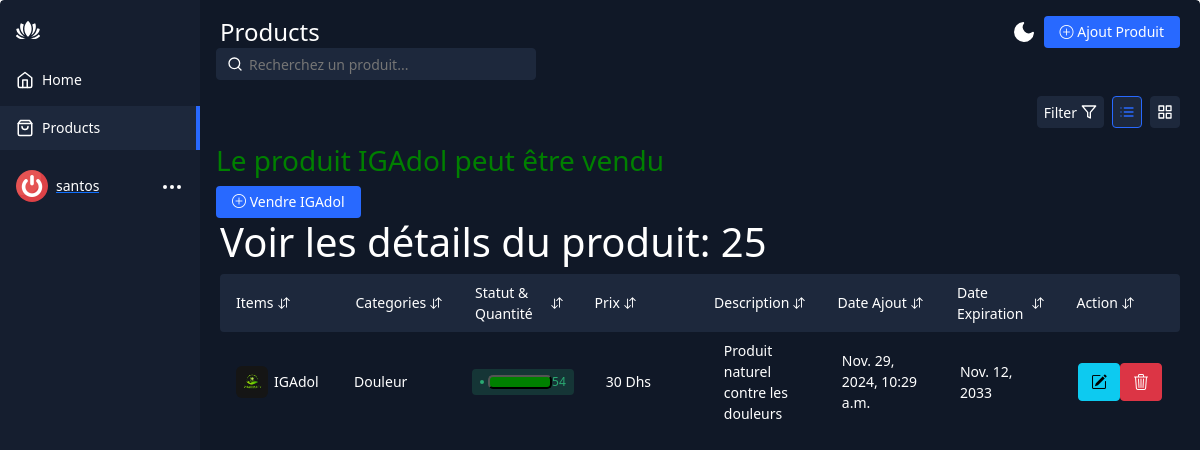
The app's page /detail/25/ (signed in) with its own data.
### Produits/models.py (models this page shows, shortened)
class Produits(models.Model):
    name = models.CharField(max_length= 100 )
    category= models.ForeignKey(Categories, on_delete=models.CASCADE)
    price = models.IntegerField()
    quantite= models.PositiveBigIntegerField(default=0)
    description= models.TextField()
    date_ajout= models.DateTimeField(auto_now_add=True)
    date_expiration= models.DateField()
    image= models.ImageField(null=True, blank=True,upload_to='media/')
    class Meta:
        ordering= ['-date_ajout']
    def statut_quantite(self):
        if self.quantite == 0:
            return 'red'
        elif self.quantite <= 10:
            return 'orange'
        else:
            return 'green'

class Categories(models.Model):
    name= models.CharField(max_length=250)
    def __str__(self):
        return self.name

### Produits/views.py (the view)
# urls.py: path('detail/<int:pk>/',edit.as_view(),name='detail'),
class edit(LoginRequiredMixin,DetailView):
    model= Produits
    template_name= 'detail.html'
    context_object_name= 'n'

### Produits/templates/detail.html (shortened to what this page needs)
{% load static %}
<!DOCTYPE html>
<html lang="en" >
<head>
     <link rel="stylesheet" href="https://cdnjs.cloudflare.com/ajax/libs/normalize/5.0.0/normalize.min.css">
  <link rel="stylesheet" href="{% static 'font/bootstrap-icons.css' %}">
  <link rel="stylesheet" href="{% static 'style.css' %}">
  <link rel="stylesheet" href="{% static 'bootstrap.min.css' %}">
</head>
<body>
    <div class="app-container">
        {% include "zone_gauche.html" %}
        <div class="app-content">
            {% include "header.html" %}
            {% include "header2.html" %}
            {% if n.quantite == 0 %}
                <h3 style="color: red;"> Le produit {{n.name}} n'est pas disponible</h3>
                <a href="{% url 'ajout' %}">
                  <button class="app-content-headerButton"><i class="bi bi-plus-circle"></i> Ajout {{n.name}}</button>
              </a>
              {% elif n.quantite <= 5 %}
              <h3 style="color: yellow;"> Le stock du produit {{n.name}} est bas</h3>
                <a href="{% url 'ajoutvente' n.id %}">
                  <button class="app-content-headerButton"><i class="bi bi-plus-circle"></i> Vendre {{n.name}}</button>
                </a>
              {% else %}
              <h3 style="color: green;"> Le produit {{n.name}} peut être vendu </h3>
                <a href="{% url 'ajoutvente' n.id %}">
                  <button class="app-content-headerButton"><i class="bi bi-plus-circle"></i> Vendre {{n.name}}</button>
                </a>
             {% endif %}
            <div class="products-area-wrapper tableView">
                <h1 style="color:white">Voir les détails du produit: {{n.id}}</h1>
                <div class="products-header">
                  <div class="product-cell image">
                    Items
                    <button class="sort-button">
                    </button>
                  </div>
                  <div class="product-cell category">Categories<button class="sort-button">
                    </button></div>
                  <div class="product-cell status-cell">Statut & Quantité<button class="sort-button">
                    </button></div>
                  <div class="product-cell sales">Prix<button class="sort-button">
                    </button></div>
                    <div class="product-cell stock">Description<button class="sort-button">
                    </button></div>
                  <div class="product-cell stock">Date Ajout<button class="sort-button">
                    </button></div>
                  <div class="product-cell price">Date Expiration<button class="sort-button">
                    </button></div>
                  <div class="product-cell price">Action<button class="sort-button">
                    </button></div>
                </div>
                <div class="products-row" id="produit-{{ n.id }}">
                    <div class="product-cell image">
                      <img src="{% static 'pharma2.jpg' %}"
                      <span>{{n.name}}</span>
                    </div>
                  <div class="product-cell category"><span class="cell-label">Categorie</span>{{n.category}}</div>
                  <div class="product-cell status-cell">
                    <span class="status active"><button class="button {{n.statut_quantite}}"></button> {{n.quantite}}</span>
                  </div>
                  <div class="product-cell sales"><span class="cell-label">Prix:</span>{{n.price}} Dhs</div>
                  <div class="product-cell stock"><span class="cell-label">Description:</span>{{n.description}}</div>
                  <div class="product-cell price"><span class="cell-label">Date Ajout:</span>{{n.date_ajout}}</div>
                  <div class="product-cell price"><span class="cell-label">Date Expiration:</span>{{n.date_expiration}}</div>
                  <div class="product-cell price"><span class="cell-label">Action:</span>
                    <a href="{% url 'modifier' n.id %}" class="btn btn-info"><i class="bi bi-pencil-square"></i></a>
                    <a  class="btn btn-danger"><i class="bi bi-trash3 delete-button"  data-id="{{ n.id }}"></i></a>
                  </div>
                </div>
            </div>
        </div>
    </div>
</body>
</html>

### Produits/templates/zone_gauche.html (shortened to what this page needs)
{% load static %}
<div class="app-container">
    <div class="sidebar">
        <div class="sidebar-header">
          <div class="app-icon">
          </div>
        </div>
        <ul class="sidebar-list">
          <li class="sidebar-list-item">
            <a href="{% url 'acc' %}">
              <svg xmlns="http://www.w3.org/2000/svg" width="18" height="18" viewBox="0 0 24 24" fill="none" stroke="currentColor" stroke-width="2" stroke-linecap="round" stroke-linejoin="round" class="feather feather-home"><path d="M3 9l9-7 9 7v11a2 2 0 0 1-2 2H5a2 2 0 0 1-2-2z"/><polyline points="9 22 9 12 15 12 15 22"/></svg>
              <span>Home</span>
            </a>
          </li>
          <li class="sidebar-list-item active">
            <a href="{% url 'home' %}">
              <span>Products</span>
            </a>
          </li>
        <div class="account-info">
          <div class="account-info-picture">
          {% if user.is_authenticated  %}
              <a href="{% url 'deconnection' %}">
                <img src="{% static 'power.png' %}" alt="Account">
          </div>
          <div class="account-info-name">{{ request.user }}</div>
          {% endif %}
          <button class="account-info-more">
            <svg xmlns="http://www.w3.org/2000/svg" width="24" height="24" viewBox="0 0 24 24" fill="none" stroke="currentColor" stroke-width="2" stroke-linecap="round" stroke-linejoin="round" class="feather feather-more-horizontal"><circle cx="12" cy="12" r="1"/><circle cx="19" cy="12" r="1"/><circle cx="5" cy="12" r="1"/></svg>
          </button>
        </div>
    </div>

### Produits/static/style.css (style rules this page uses)
* { box-sizing: border-box; }
:root { --app-bg: #101827; --sidebar: rgba(21, 30, 47,1); --sidebar-main-color: #fff; --table-border: #1a2131; --table-header: #1a2131; --app-content-main-color: #fff; --sidebar-link: #fff; --sidebar-active-link: #1d283c; --sidebar-hover-link: #1a2539; --action-color: #2869ff; --action-color-hover: #6291fd; --app-content-secondary-color: #1d283c; --filter-reset: #2c394f; --filter-shadow: rgba(16, 24, 39, 0.8) 0px 6px 12px -2px, rgba(0, 0, 0, 0.3) 0px 3px 7px -3px; }
body, html { margin: 0; padding: 0; height: 100%; width: 100%; }
body { overflow: hidden; font-family: "Poppins", sans-serif; background-color: var(--app-bg); -webkit-font-smoothing: antialiased; -moz-osx-font-smoothing: grayscale; }
.app-container { border-radius: 4px; width: 100%; height: 100%; max-height: 100%; max-width: 1280px; display: flex; overflow: hidden; box-shadow: rgba(99, 99, 99, 0.2) 0px 2px 8px 0px; max-width: 2000px; margin: 0 auto; }
.sidebar { flex-basis: 200px; max-width: 200px; flex-shrink: 0; background-color: var(--sidebar); display: flex; flex-direction: column; }
.sidebar-header { display: flex; align-items: center; justify-content: space-between; padding: 16px; }
.sidebar-list { list-style-type: none; padding: 0; }
.sidebar-list-item { position: relative; margin-bottom: 4px; }
.sidebar-list-item a { display: flex; align-items: center; width: 100%; padding: 10px 16px; color: var(--sidebar-link); text-decoration: none; font-size: 14px; line-height: 24px; }
.sidebar-list-item svg { margin-right: 8px; }
.sidebar-list-item.active { background-color: var(--sidebar-active-link); }
.sidebar-list-item.active:before { content: ""; position: absolute; right: 0; background-color: var(--action-color); height: 100%; width: 4px; }
.account-info { display: flex; align-items: center; padding: 16px; margin-top: auto; }
.account-info-picture { width: 32px; height: 32px; border-radius: 50%; overflow: hidden; flex-shrink: 0; }
.account-info-picture img { width: 100%; height: 100%; -o-object-fit: cover; object-fit: cover; }
.account-info-name { font-size: 14px; color: var(--sidebar-main-color); margin: 0 8px; overflow: hidden; max-width: 100%; text-overflow: ellipsis; white-space: nowrap; }
.account-info-more { color: var(--sidebar-main-color); padding: 0; border: none; background-color: transparent; margin-left: auto; }
.app-icon { color: var(--sidebar-main-color); }
.app-icon svg { width: 24px; height: 24px; }
.app-content { padding: 16px; background-color: var(--app-bg); height: 100%; flex: 1; max-height: 100%; display: flex; flex-direction: column; }
.app-content-headerButton { background-color: var(--action-color); color: #fff; font-size: 14px; line-height: 24px; border: none; border-radius: 4px; height: 32px; padding: 0 16px; transition: 0.2s; cursor: pointer; }
.products-area-wrapper { width: 100%; max-height: 100%; overflow: auto; padding: 0 4px; }
.tableView .products-header { display: flex; align-items: center; border-radius: 4px; background-color: var(--app-content-secondary-color); position: sticky; top: 0; }
.tableView .products-row { display: flex; align-items: center; border-radius: 4px; }
.tableView .product-cell { flex: 1; padding: 8px 16px; color: var(--app-content-main-color); font-size: 14px; display: flex; align-items: center; }
.tableView .product-cell img { width: 32px; height: 32px; border-radius: 6px; margin-right: 6px; }
.tableView .sort-button { padding: 0; background-color: transparent; border: none; cursor: pointer; color: var(--app-content-main-color); margin-left: 4px; display: flex; align-items: center; }
.tableView .sort-button svg { width: 12px; }
.status { border-radius: 4px; display: flex; align-items: center; padding: 4px 8px; font-size: 12px; }
.status:before { content: ""; width: 4px; height: 4px; border-radius: 50%; margin-right: 4px; }
.status.active { color: #2ba972; background-color: rgba(43, 169, 114, 0.2); }
.status.active:before { background-color: #2ba972; }

### Produits/templates/detail.html (style rules this page uses)
.button { padding: 5px 30px; border-radius: 5px; font-weight: bold; text-align: center; color: white; }
.green { background-color: green; }

### records on screen
Produits: name "IGAdol", id "25", category "Douleur", quantite "54", price "30", description "Produit naturel contre les douleurs", date_ajout "Nov. 29, 2024, 10:29 a.m.", date_expiration "Nov. 12, 2033"

### other values on screen
{{ request.user }} "santos"
